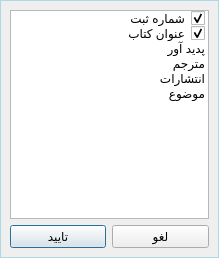
<?xml version="1.0" encoding="UTF-8"?>
<ui version="4.0">
 <class>AdvancedSearchSelectedColumnsDialog</class>
 <widget class="QDialog" name="AdvancedSearchSelectedColumnsDialog">
  <property name="geometry">
   <rect>
    <x>0</x>
    <y>0</y>
    <width>219</width>
    <height>258</height>
   </rect>
  </property>
  <property name="windowTitle">
   <string>انتخاب موارد جستجو</string>
  </property>
  <property name="layoutDirection">
   <enum>Qt::RightToLeft</enum>
  </property>
  <property name="styleSheet">
   <string notr="true">
/*
QPushButton{
color: #333;
border: 2px solid #555;
border-radius: 7px;
padding: 5px;
background: qradialgradient(cx: 0.3, cy: -0.4,
fx: 0.3, fy: -0.4,
radius: 1.35, stop: 0 #fff, stop: 1 #888);
min-width: 60px;
}

QPushButton:hover {
background: qradialgradient(cx: 0.3, cy: -0.4,
fx: 0.3, fy: -0.4,
radius: 1.35, stop: 0 #fff, stop: 1 #bbb);
}

QPushButton:pressed {
background: qradialgradient(cx: 0.4, cy: -0.1,
fx: 0.4, fy: -0.1,
radius: 1.35, stop: 0 #fff, stop: 1 #ddd);
}
*/</string>
  </property>
  <property name="modal">
   <bool>true</bool>
  </property>
  <layout class="QGridLayout" name="gridLayout_2">
   <property name="leftMargin">
    <number>0</number>
   </property>
   <property name="topMargin">
    <number>0</number>
   </property>
   <property name="rightMargin">
    <number>0</number>
   </property>
   <property name="bottomMargin">
    <number>0</number>
   </property>
   <item row="0" column="0">
    <widget class="QFrame" name="frame">
     <property name="styleSheet">
      <string notr="true">#frame{
border: 1px solid lightblue ;
}</string>
     </property>
     <property name="frameShape">
      <enum>QFrame::StyledPanel</enum>
     </property>
     <property name="frameShadow">
      <enum>QFrame::Raised</enum>
     </property>
     <layout class="QGridLayout" name="gridLayout">
      <item row="0" column="0">
       <widget class="QListWidget" name="listWidget">
        <item>
         <property name="text">
          <string>شماره ثبت</string>
         </property>
         <property name="checkState">
          <enum>Checked</enum>
         </property>
        </item>
        <item>
         <property name="text">
          <string>عنوان کتاب</string>
         </property>
         <property name="checkState">
          <enum>Checked</enum>
         </property>
        </item>
        <item>
         <property name="text">
          <string>پدید آور</string>
         </property>
         <property name="checkState">
          <enum>Unchecked</enum>
         </property>
        </item>
        <item>
         <property name="text">
          <string>مترجم</string>
         </property>
         <property name="checkState">
          <enum>Unchecked</enum>
         </property>
        </item>
        <item>
         <property name="text">
          <string>انتشارات</string>
         </property>
         <property name="checkState">
          <enum>Unchecked</enum>
         </property>
        </item>
        <item>
         <property name="text">
          <string>موضوع</string>
         </property>
         <property name="checkState">
          <enum>Unchecked</enum>
         </property>
        </item>
       </widget>
      </item>
      <item row="1" column="0">
       <layout class="QHBoxLayout" name="horizontalLayout">
        <item>
         <widget class="QPushButton" name="btnCancel">
          <property name="text">
           <string>لغو</string>
          </property>
         </widget>
        </item>
        <item>
         <widget class="QPushButton" name="btnOk">
          <property name="text">
           <string>تایید</string>
          </property>
          <property name="default">
           <bool>true</bool>
          </property>
         </widget>
        </item>
       </layout>
      </item>
     </layout>
    </widget>
   </item>
  </layout>
 </widget>
 <resources/>
 <connections/>
</ui>
